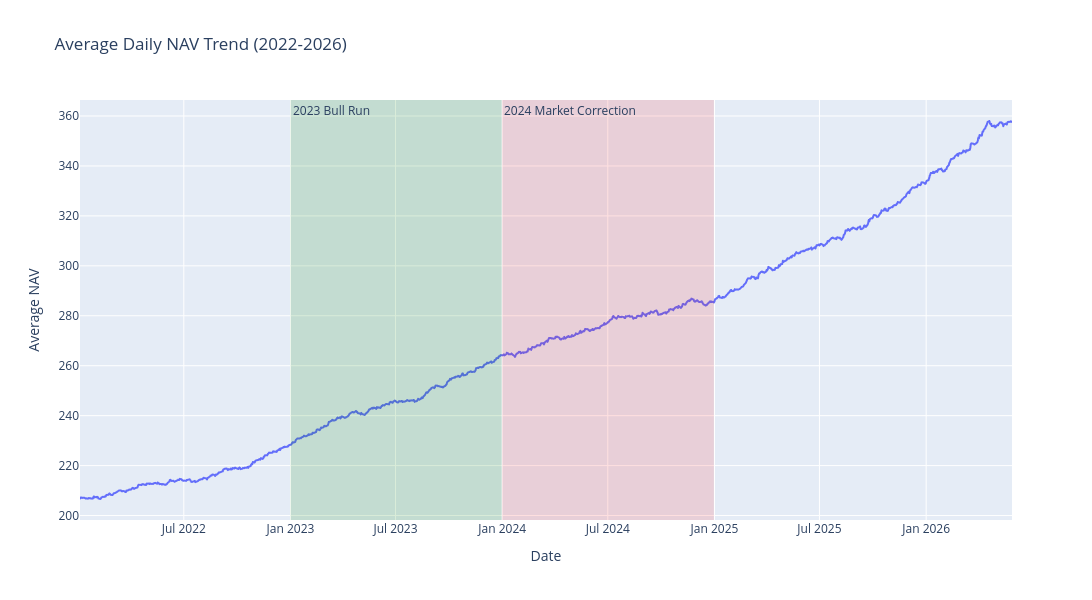

Notebook source saved alongside this figure:
### Code cell
fig = px.line(
    daily_nav,
    x="full_date",
    y="nav",
    title="Average Daily NAV Trend (2022-2026)",
    labels={
        "full_date": "Date",
        "nav": "Average NAV"
    }
)

# 2023 Bull Run
fig.add_vrect(
    x0="2023-01-01",
    x1="2023-12-31",
    fillcolor="green",
    opacity=0.15,
    line_width=0,
    annotation_text="2023 Bull Run",
    annotation_position="top left"
)

# 2024 Market Correction
fig.add_vrect(
    x0="2024-01-01",
    x1="2024-12-31",
    fillcolor="red",
    opacity=0.12,
    line_width=0,
    annotation_text="2024 Market Correction",
    annotation_position="top left"
)

fig.update_layout(
    width=1100,
    height=600,
    hovermode="x unified"
)

fig.show()

### Figure 1 — Plotly figure (JSON) as saved in the notebook; plotly's stock layout.template omitted (floating-point values rounded to 4 significant figures; data arrays with more than 128 entries replaced by an {"elided": "..."} marker saying what was removed)
{"data": [{"hovertemplate": "Date=%{x}<br>Average NAV=%{y}<extra></extra>", "legendgroup": "", "line": {"color": "#636efa", "dash": "solid"}, "marker": {"symbol": "circle"}, "mode": "lines", "name": "", "showlegend": false, "type": "scattergl", "x": {"elided": "1150 str values"}, "xaxis": "x", "y": {"elided": "1150 float values"}, "yaxis": "y"}], "layout": {"annotations": [{"showarrow": false, "text": "2023 Bull Run", "x": "2023-01-01", "xanchor": "left", "xref": "x", "y": 1, "yanchor": "top", "yref": "y domain"}, {"showarrow": false, "text": "2024 Market Correction", "x": "2024-01-01", "xanchor": "left", "xref": "x", "y": 1, "yanchor": "top", "yref": "y domain"}], "height": 600, "hovermode": "x unified", "legend": {"tracegroupgap": 0}, "shapes": [{"fillcolor": "green", "line": {"width": 0}, "opacity": 0.15, "type": "rect", "x0": "2023-01-01", "x1": "2023-12-31", "xref": "x", "y0": 0, "y1": 1, "yref": "y domain"}, {"fillcolor": "red", "line": {"width": 0}, "opacity": 0.12, "type": "rect", "x0": "2024-01-01", "x1": "2024-12-31", "xref": "x", "y0": 0, "y1": 1, "yref": "y domain"}], "title": {"text": "Average Daily NAV Trend (2022-2026)"}, "width": 1100, "xaxis": {"anchor": "y", "domain": [0, 1], "title": {"text": "Date"}}, "yaxis": {"anchor": "x", "domain": [0, 1], "title": {"text": "Average NAV"}}}}
